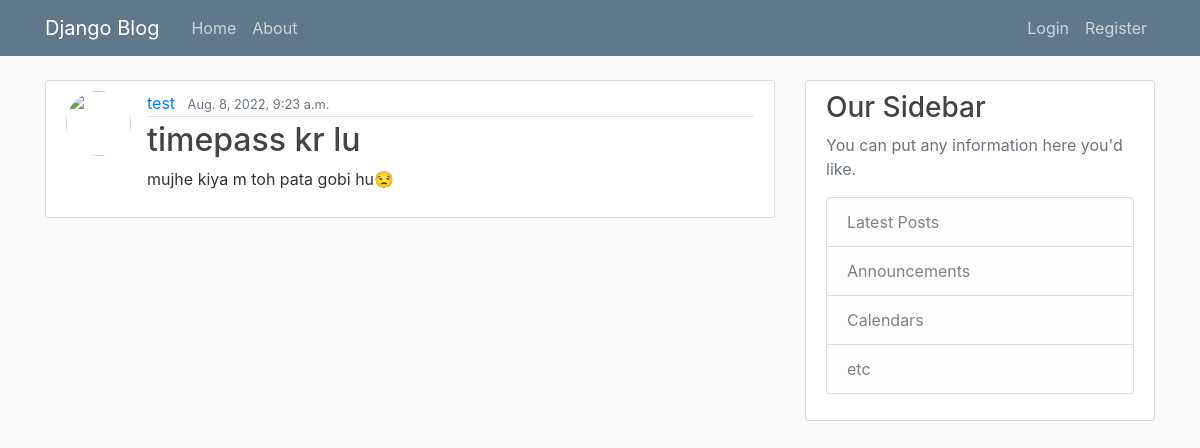
Screenshot of /post/11/ with the database file from the repository.
### blog/models.py (models this page shows, shortened)
class post(models.Model):
    title=models.CharField(max_length=100)
    content=models.TextField()
    date=models.DateTimeField(default=timezone.now)
    author=models.ForeignKey(User,on_delete=models.CASCADE)

### blog/views.py (the view)
# urls.py: path("post/<int:pk>/",postdetailview.as_view(),name="post-detail"),
class postdetailview(DetailView):
    model=post

### blog/templates/blog/post_detail.html (shortened to what this page needs)
{%extends "blog/base.html" %}
{% block content %}
<article class="media content-section">
    <img class="rounded-circle article-img" src="{{object.author.profile.url}}">
    <div class="media-body">
        <div class="article-metadata">
            <a class="mr-2" href="{% url 'user-post' object.author.username %}">{{ object.author }}</a>
            <small class="text-muted">{{ object.date }}</small>
        </div>
        <h2 class="article-title">{{ object.title }}</h2>
        <p class="article-content">{{ object.content }}</p>
    </div>
</article>
{% endblock%}

### blog/static/blog/main.css (style rules this page uses)
body { background: #fafafa; color: #333333; margin-top: 5rem; }
h1, h2, h3, h4, h5, h6 { color: #444444; }
.content-section { background: #ffffff; padding: 10px 20px; border: 1px solid #dddddd; border-radius: 3px; margin-bottom: 20px; }
.article-title { color: #444444; }
.article-content { white-space: pre-line; }
.article-img { height: 65px; width: 65px; margin-right: 16px; }
.article-metadata { padding-bottom: 1px; margin-bottom: 4px; border-bottom: 1px solid #e3e3e3 }

### rows the page displays
post: author "test", date "Aug. 8, 2022, 9:23 a.m.", title "timepass kr lu", content "mujhe kiya m toh pata gobi hu😒"
